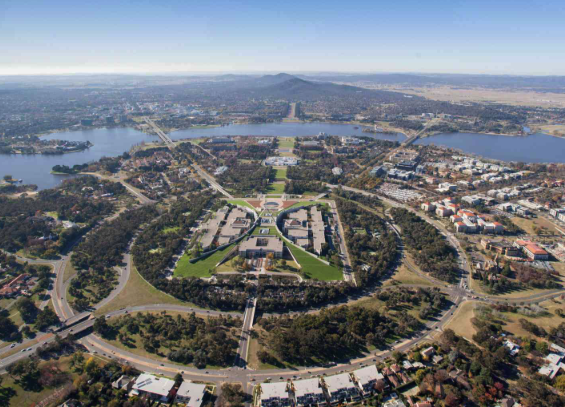
#> input picture canberra1.png, 565 x 407 px
$ jupyter execute wk5.ipynb
#> lines starting #> are read from the running program, lines starting #| are printed output that depends on the picture; after the words box and inside, x2 and y2 are one past the last pixel; in counts of white or black regions, pixels touching at a corner belong together
[cell 1]
import cv2
import numpy as np
import matplotlib.pyplot as plt
# Load two images
img1 = cv2.imread('canberra1.png')
#> img1 is the input picture: shape (407, 565, 3); mean B, G, R 123.6, 118.5, 115
img2 = cv2.imread('canberra2.png')
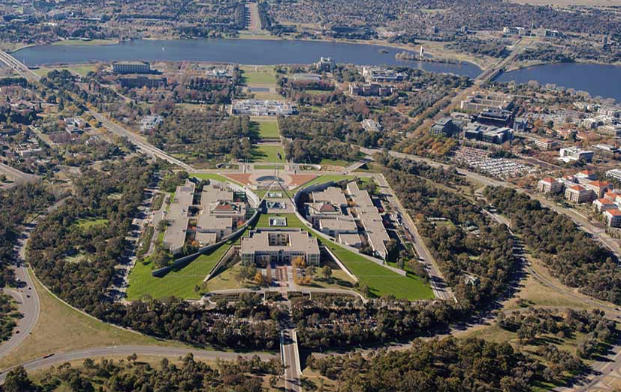
#> input picture canberra2.png, 621 x 392 px
#> img2 is the input picture: shape (392, 621, 3); mean B, G, R 91.8, 96.5, 100.2
# Convert to grayscale
gray1 = cv2.cvtColor(img1, cv2.COLOR_BGR2GRAY)
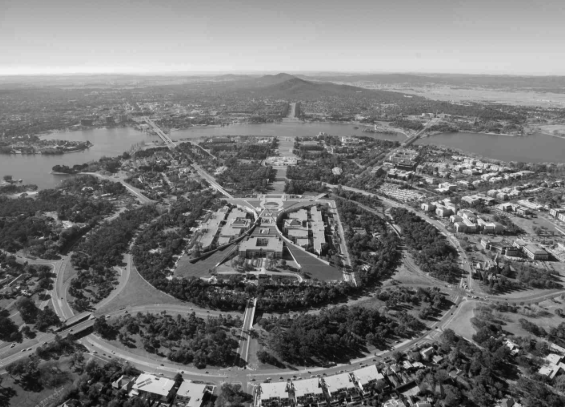
#> gray1: shape (407, 565); min 2, max 244, mean 118
gray2 = cv2.cvtColor(img2, cv2.COLOR_BGR2GRAY)
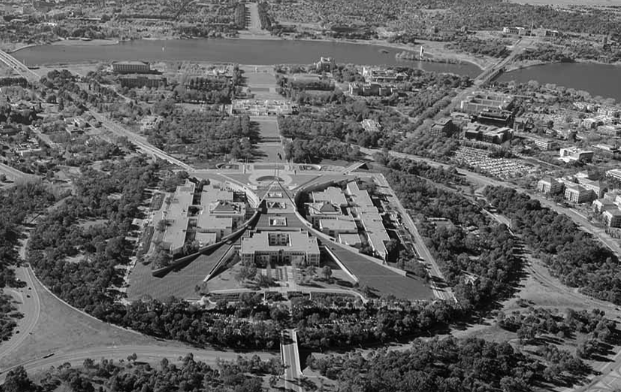
#> gray2: shape (392, 621); min 2, max 254, mean 97.1
# Display the first image
plt.imshow(gray1, cmap='gray')
plt.title("Image 1 (Grayscale)")
plt.axis("off")
plt.show()
plt.imshow(gray2, cmap='gray')
plt.title("Image 2 (Grayscale)")
plt.axis("off")
plt.show()

[cell 2]
# Harris corner detection requires float32 images
gray1_float = np.float32(gray1)
# Apply Harris Corner Detector
dst = cv2.cornerHarris(gray1_float, blockSize=2, ksize=3, k=0.04)
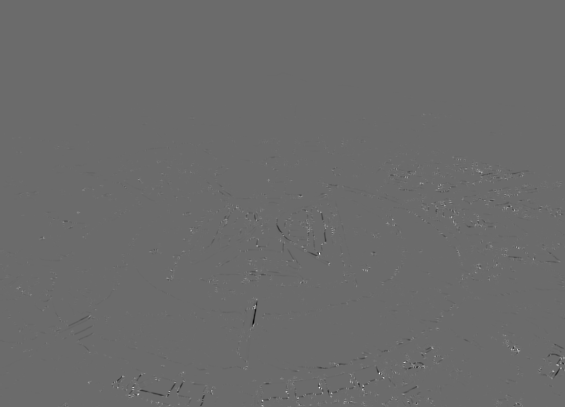
#> dst: shape (407, 565) float32; min -34424800, max 47300080, mean 27011.6; drawn with min black and max white
# Create a copy for visualization
img_harris = img1.copy()
# Mark strong corners in red
img_harris[dst > 0.05 * dst.max()] = [0, 0, 255]
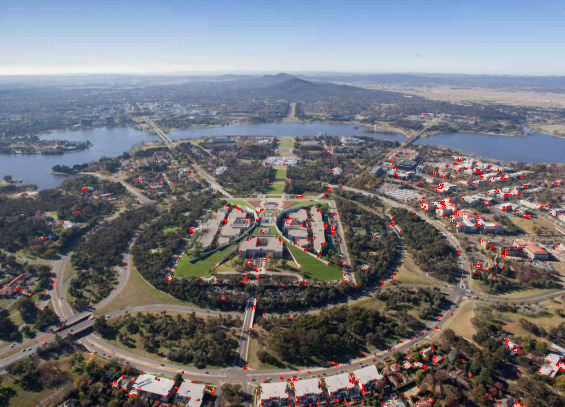
#> img_harris: shape (407, 565, 3); 0.94% of pixels changed, all inside (x1, y1, x2, y2) = (9, 114, 565, 407)
# Display results
plt.imshow(cv2.cvtColor(img_harris, cv2.COLOR_BGR2RGB))
plt.title("Detected Harris Corners")
plt.axis("off")
plt.show()

[cell 3]
# Create SIFT detector
sift = cv2.SIFT_create() #creating sift
# Detect keypoints and compute descriptors
kp1, des1 = sift.detectAndCompute(gray1, None) #using sift
#> kp1 = 3238 keypoints; strongest (x, y, size): (517, 350, 2.5), (416, 364, 3.4), (179, 380, 6.6), (543, 371, 5.8)
kp2, des2 = sift.detectAndCompute(gray2, None)
#> kp2 = 4311 keypoints; strongest (x, y, size): (18, 332, 1.9), (384, 213, 2), (275, 222, 2.5), (76, 125, 2.1)
print("Number of keypoints in image 1:", len(kp1))
#| Number of keypoints in image 1: 3238
print("Number of keypoints in image 2:", len(kp2)) #printing sift point
#| Number of keypoints in image 2: 4311

[cell 4]
img_sift = cv2.drawKeypoints(
img1, #use umage
kp1, #use sift
None,
flags=cv2.DRAW_MATCHES_FLAGS_DRAW_RICH_KEYPOINTS #only good
)
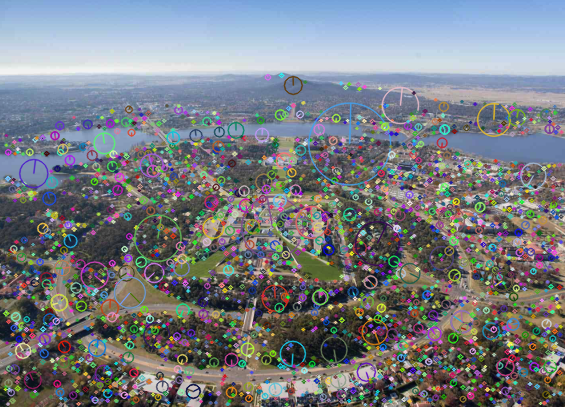
#> img_sift: shape (407, 565, 3); mean B, G, R 129.8, 124.1, 120.1
plt.imshow(cv2.cvtColor(img_sift, cv2.COLOR_BGR2RGB))
plt.title("SIFT Keypoints")
plt.axis("off")
plt.show() #show me

[cell 5]
bf = cv2.BFMatcher(cv2.NORM_L2, crossCheck=True) #make matcher
matches = bf.match(des1, des2) #use matcher
#> matches = 1392 matches
# Sort matches based on descriptor distance
matches = sorted(matches, key=lambda x: x.distance) #sort by distance
print("Total matches found:", len(matches))
#| Total matches found: 1392

[cell 6]
matched_img = cv2.drawMatches(
img1, kp1,
img2, kp2,
matches[:50], None,
flags=cv2.DrawMatchesFlags_NOT_DRAW_SINGLE_POINTS
)
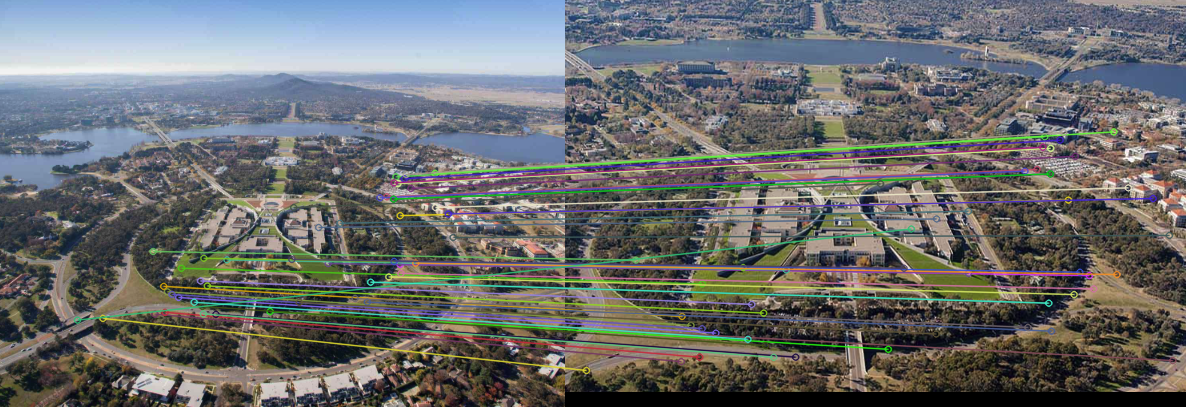
#> matched_img: shape (407, 1186, 3); mean B, G, R 108, 108.1, 106.4
plt.figure(figsize=(12,6))
plt.imshow(cv2.cvtColor(matched_img, cv2.COLOR_BGR2RGB))
plt.title("Top 50 Feature Matches")
plt.axis("off")
plt.show()

[cell 7]
bf = cv2.BFMatcher()
matches = bf.knnMatch(des1, des2, k=2)
#> matches = 3238 matches
good_matches = []
for m, n in matches:
    if m.distance < 0.75 * n.distance:
        good_matches.append(m)
#> after the loop, good_matches = 237 matches
print("Good matches after ratio test:", len(good_matches))
#| Good matches after ratio test: 237

[cell 8]
# Visualize Filtered Matches
matched_img = cv2.drawMatches(
img1, kp1,
img2, kp2,
good_matches, None,
flags=cv2.DrawMatchesFlags_NOT_DRAW_SINGLE_POINTS
)
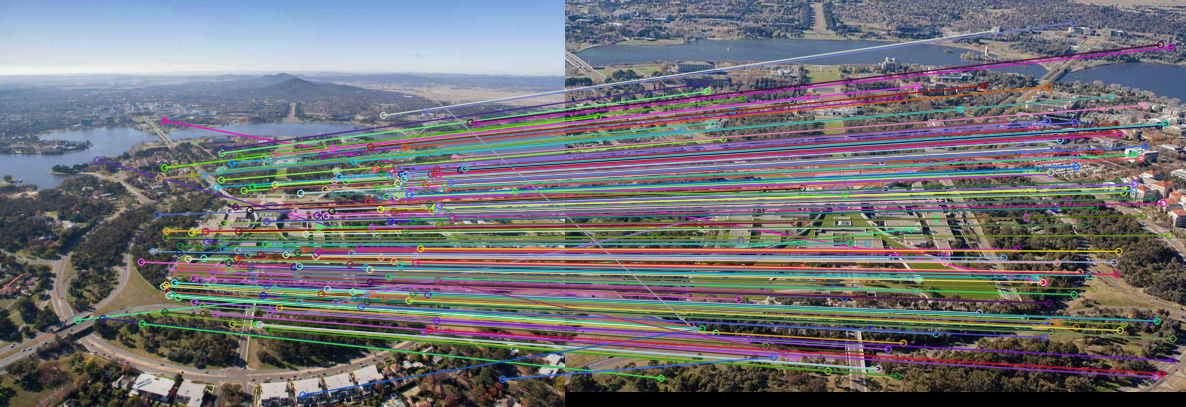
#> matched_img: shape (407, 1186, 3); mean B, G, R 116.5, 112.7, 113
plt.figure(figsize=(12,6))
plt.imshow(cv2.cvtColor(matched_img, cv2.COLOR_BGR2RGB))
plt.title("Filtered Matches (Ratio Test)")
plt.axis("off")
plt.show()
